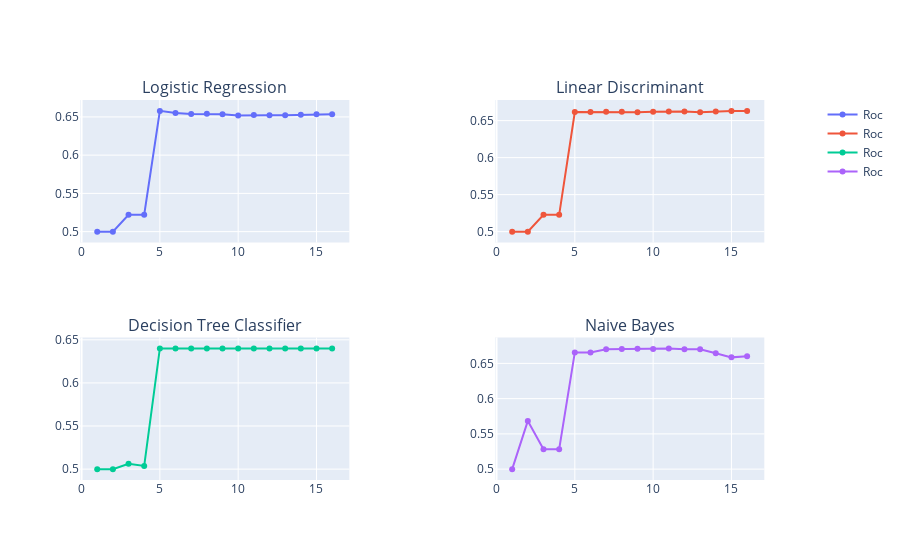

Source (notebook cell):
### Code cell
fig = make_subplots(rows=2, cols=2, 
                    specs = [[{"secondary_y": True}, {"secondary_y":True}],[{"secondary_y": True}, {"secondary_y":True}]],
                   subplot_titles=(best_models[0], 
                                   best_models[1], best_models[2], best_models[3]))
counter = 0
for row in range(1,3):
    for col in range(1,3):
    
        fig.add_trace(
            go.Scatter(x=perf[perf.model == best_models[counter]].index, 
                       y=perf[perf.model == best_models[counter]]["roc"],
                      name="Roc"),
            row=row, col=col
        )

        counter += 1
fig.show()

### Figure 1 — Plotly figure (JSON) as saved in the notebook; plotly's stock layout.template omitted (floating-point values rounded to 4 significant figures)
{"data": [{"name": "Roc", "type": "scatter", "x": [1, 2, 3, 4, 5, 6, 7, 8, 9, 10, 11, 12, 13, 14, 15, 16], "xaxis": "x", "y": [0.5, 0.5, 0.522, 0.5221, 0.6579, 0.655, 0.6539, 0.6542, 0.6536, 0.652, 0.6524, 0.652, 0.6521, 0.6528, 0.6534, 0.6535], "yaxis": "y"}, {"name": "Roc", "type": "scatter", "x": [1, 2, 3, 4, 5, 6, 7, 8, 9, 10, 11, 12, 13, 14, 15, 16], "xaxis": "x2", "y": [0.5, 0.5, 0.5227, 0.5227, 0.6616, 0.6615, 0.6619, 0.6621, 0.6613, 0.662, 0.6622, 0.6623, 0.6614, 0.6624, 0.6631, 0.6631], "yaxis": "y3"}, {"name": "Roc", "type": "scatter", "x": [1, 2, 3, 4, 5, 6, 7, 8, 9, 10, 11, 12, 13, 14, 15, 16], "xaxis": "x3", "y": [0.5, 0.5, 0.5063, 0.5037, 0.6401, 0.6401, 0.6401, 0.6401, 0.6401, 0.6401, 0.6401, 0.6401, 0.6401, 0.6401, 0.6401, 0.6401], "yaxis": "y5"}, {"name": "Roc", "type": "scatter", "x": [1, 2, 3, 4, 5, 6, 7, 8, 9, 10, 11, 12, 13, 14, 15, 16], "xaxis": "x4", "y": [0.5, 0.5684, 0.5283, 0.5283, 0.6656, 0.6656, 0.6702, 0.6704, 0.6707, 0.6704, 0.6713, 0.6701, 0.67, 0.6644, 0.6585, 0.6602], "yaxis": "y7"}], "layout": {"annotations": [{"font": {"size": 16}, "showarrow": false, "text": "Logistic Regression", "x": 0.185, "xanchor": "center", "xref": "paper", "y": 1, "yanchor": "bottom", "yref": "paper"}, {"font": {"size": 16}, "showarrow": false, "text": "Linear Discriminant", "x": 0.755, "xanchor": "center", "xref": "paper", "y": 1, "yanchor": "bottom", "yref": "paper"}, {"font": {"size": 16}, "showarrow": false, "text": "Decision Tree Classifier", "x": 0.185, "xanchor": "center", "xref": "paper", "y": 0.375, "yanchor": "bottom", "yref": "paper"}, {"font": {"size": 16}, "showarrow": false, "text": "Naive Bayes", "x": 0.755, "xanchor": "center", "xref": "paper", "y": 0.375, "yanchor": "bottom", "yref": "paper"}], "autosize": true, "xaxis": {"anchor": "y", "autorange": true, "domain": [0, 0.37], "range": [-0.1806, 17.18], "type": "linear"}, "xaxis2": {"anchor": "y3", "autorange": true, "domain": [0.57, 0.94], "range": [-0.1806, 17.18], "type": "linear"}, "xaxis3": {"anchor": "y5", "autorange": true, "domain": [0, 0.37], "range": [-0.1806, 17.18], "type": "linear"}, "xaxis4": {"anchor": "y7", "autorange": true, "domain": [0.57, 0.94], "range": [-0.1806, 17.18], "type": "linear"}, "yaxis": {"anchor": "x", "autorange": true, "domain": [0.625, 1], "range": [0.4789, 0.679], "type": "linear"}, "yaxis2": {"anchor": "x", "overlaying": "y", "side": "right"}, "yaxis3": {"anchor": "x2", "autorange": true, "domain": [0.625, 1], "range": [0.4782, 0.685], "type": "linear"}, "yaxis4": {"anchor": "x2", "overlaying": "y3", "side": "right"}, "yaxis5": {"anchor": "x3", "autorange": true, "domain": [0, 0.375], "range": [0.4813, 0.6588], "type": "linear"}, "yaxis6": {"anchor": "x3", "overlaying": "y5", "side": "right"}, "yaxis7": {"anchor": "x4", "autorange": true, "domain": [0, 0.375], "range": [0.4771, 0.6942], "type": "linear"}, "yaxis8": {"anchor": "x4", "overlaying": "y7", "side": "right"}}}
